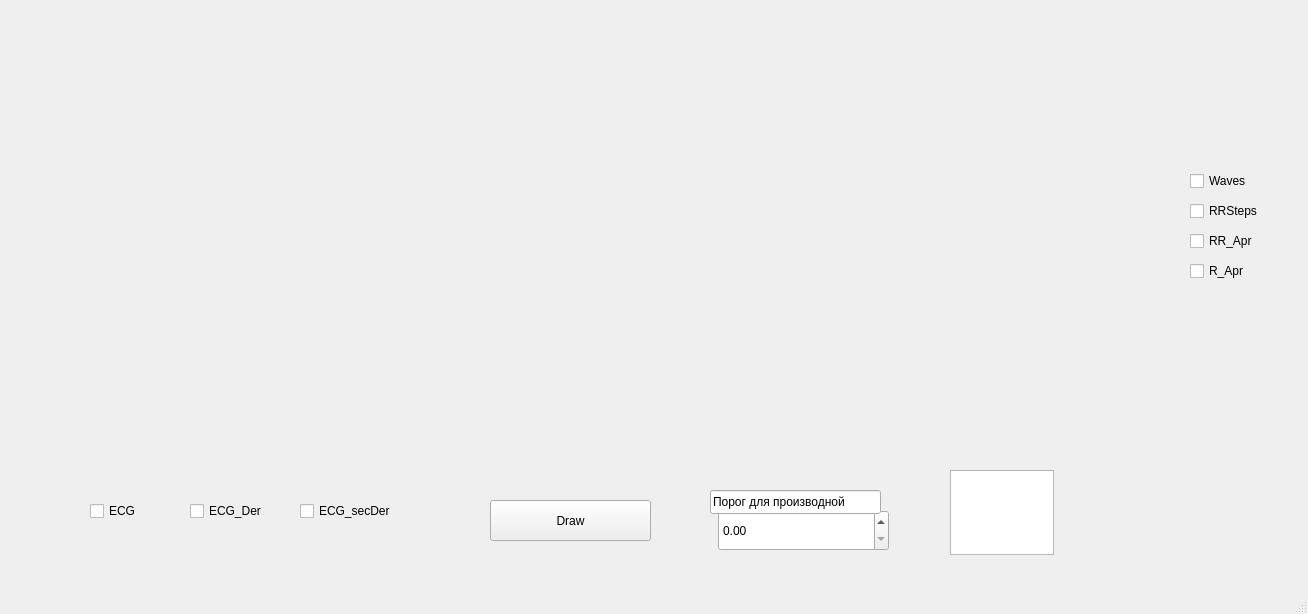
<?xml version="1.0" encoding="UTF-8"?>
<ui version="4.0">
 <class>Course_task</class>
 <widget class="QMainWindow" name="Course_task">
  <property name="geometry">
   <rect>
    <x>0</x>
    <y>0</y>
    <width>1308</width>
    <height>614</height>
   </rect>
  </property>
  <property name="windowTitle">
   <string>Course_task</string>
  </property>
  <widget class="QWidget" name="centralwidget">
   <widget class="QCustomPlot" name="widget" native="true">
    <property name="geometry">
     <rect>
      <x>40</x>
      <y>20</y>
      <width>1151</width>
      <height>451</height>
     </rect>
    </property>
    <widget class="QCustomPlot" name="widget_2" native="true">
     <property name="geometry">
      <rect>
       <x>0</x>
       <y>0</y>
       <width>1131</width>
       <height>451</height>
      </rect>
     </property>
    </widget>
   </widget>
   <widget class="QCheckBox" name="ECG">
    <property name="geometry">
     <rect>
      <x>90</x>
      <y>500</y>
      <width>83</width>
      <height>22</height>
     </rect>
    </property>
    <property name="text">
     <string>ECG</string>
    </property>
   </widget>
   <widget class="QCheckBox" name="ECG_2">
    <property name="geometry">
     <rect>
      <x>190</x>
      <y>500</y>
      <width>83</width>
      <height>22</height>
     </rect>
    </property>
    <property name="text">
     <string>ECG_Der</string>
    </property>
   </widget>
   <widget class="QCheckBox" name="ECG_3">
    <property name="geometry">
     <rect>
      <x>300</x>
      <y>500</y>
      <width>121</width>
      <height>22</height>
     </rect>
    </property>
    <property name="text">
     <string>ECG_secDer</string>
    </property>
   </widget>
   <widget class="QPushButton" name="drawBut">
    <property name="geometry">
     <rect>
      <x>490</x>
      <y>500</y>
      <width>161</width>
      <height>41</height>
     </rect>
    </property>
    <property name="text">
     <string>Draw</string>
    </property>
   </widget>
   <widget class="QDoubleSpinBox" name="findRROnDerBox">
    <property name="geometry">
     <rect>
      <x>718</x>
      <y>510</y>
      <width>171</width>
      <height>41</height>
     </rect>
    </property>
   </widget>
   <widget class="QLineEdit" name="lineEdit">
    <property name="geometry">
     <rect>
      <x>710</x>
      <y>490</y>
      <width>171</width>
      <height>24</height>
     </rect>
    </property>
    <property name="text">
     <string>Порог для производной</string>
    </property>
   </widget>
   <widget class="QPlainTextEdit" name="errorsT">
    <property name="geometry">
     <rect>
      <x>950</x>
      <y>470</y>
      <width>104</width>
      <height>85</height>
     </rect>
    </property>
   </widget>
   <widget class="QCheckBox" name="wavesBox">
    <property name="geometry">
     <rect>
      <x>1190</x>
      <y>170</y>
      <width>71</width>
      <height>22</height>
     </rect>
    </property>
    <property name="text">
     <string>Waves</string>
    </property>
   </widget>
   <widget class="QCheckBox" name="RRStepsBox">
    <property name="geometry">
     <rect>
      <x>1190</x>
      <y>200</y>
      <width>81</width>
      <height>22</height>
     </rect>
    </property>
    <property name="text">
     <string>RRSteps</string>
    </property>
   </widget>
   <widget class="QCheckBox" name="RR_AprBox">
    <property name="geometry">
     <rect>
      <x>1190</x>
      <y>230</y>
      <width>71</width>
      <height>22</height>
     </rect>
    </property>
    <property name="text">
     <string>RR_Apr</string>
    </property>
   </widget>
   <widget class="QCheckBox" name="R_AprBox">
    <property name="geometry">
     <rect>
      <x>1190</x>
      <y>260</y>
      <width>71</width>
      <height>22</height>
     </rect>
    </property>
    <property name="text">
     <string>R_Apr</string>
    </property>
   </widget>
  </widget>
  <widget class="QMenuBar" name="menubar">
   <property name="geometry">
    <rect>
     <x>0</x>
     <y>0</y>
     <width>1308</width>
     <height>25</height>
    </rect>
   </property>
  </widget>
  <widget class="QStatusBar" name="statusbar"/>
 </widget>
 <customwidgets>
  <customwidget>
   <class>QCustomPlot</class>
   <extends>QWidget</extends>
   <header location="global">qcustomplot.h</header>
   <container>1</container>
  </customwidget>
 </customwidgets>
 <resources/>
 <connections/>
</ui>
